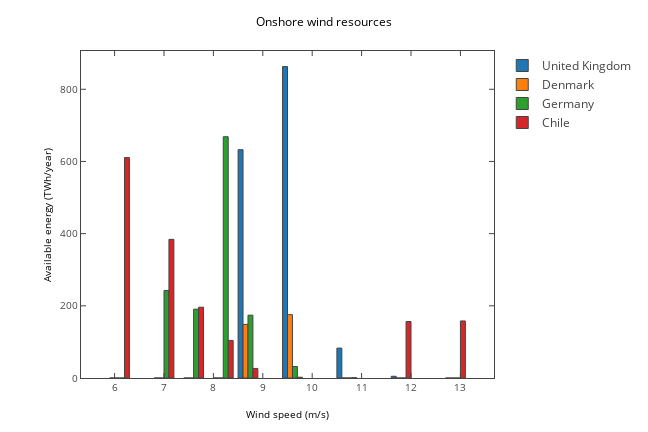

Notebook code cell kept with this figure:
### Markdown cell above
New plot with speeds

### Code cell
countries=['United Kingdom','Denmark','Germany','Chile']
mpl_fig = plt.figure(figsize=(9,6))
ax = mpl_fig.add_subplot(111)
x=[class2speed[i] for i in wind_res[countries[0]].keys()]
    
for i,country in enumerate(countries):
    y=wind_res[country].values()
    ax.bar(x,y,width=0.8)
ax.set_ylabel('Available energy (TWh/year)')
ax.set_xlabel('Wind speed (m/s)')
ax.set_title('Onshore wind resources')
plotly_fig = tls.mpl_to_plotly(mpl_fig)
for i,e in enumerate(plotly_fig['data']):
    e['name']=countries[i]
plotly_fig["layout"]["showlegend"] = True
plotly_fig["layout"]['hovermode']='x'
iplot(plotly_fig, filename='ons3')

### Figure 1 — Plotly figure (JSON) as saved in the notebook; plotly's stock layout.template omitted (floating-point values rounded to 4 significant figures)
{"data": [{"marker": {"color": "#1F77B4", "line": {"width": 1}}, "name": "United Kingdom", "opacity": 1, "orientation": "v", "type": "bar", "uid": "a45ed4e8-cf0e-11e8-9da1-b00594f12df5", "x": [6.1, 7, 7.6, 8.2, 8.7, 9.6, 10.7, 11.8, 12.9], "xaxis": "x", "y": [0, 0, 0, 0, 632.6, 862.9, 82.85, 4.77, 0], "yaxis": "y"}, {"marker": {"color": "#FF7F0E", "line": {"width": 1}}, "name": "Denmark", "opacity": 1, "orientation": "v", "type": "bar", "uid": "a463689c-cf0e-11e8-9c56-b00594f12df5", "x": [6.1, 7, 7.6, 8.2, 8.7, 9.6, 10.7, 11.8, 12.9], "xaxis": "x", "y": [0, 0, 0, 0, 148.6, 175.5, 0, 0, 0], "yaxis": "y"}, {"marker": {"color": "#2CA02C", "line": {"width": 1}}, "name": "Germany", "opacity": 1, "orientation": "v", "type": "bar", "uid": "a467fc90-cf0e-11e8-9c6d-b00594f12df5", "x": [6.1, 7, 7.6, 8.2, 8.7, 9.6, 10.7, 11.8, 12.9], "xaxis": "x", "y": [0, 242.5, 190.7, 668.5, 174.0, 31.79, 0, 0, 0], "yaxis": "y"}, {"marker": {"color": "#D62728", "line": {"width": 1}}, "name": "Chile", "opacity": 1, "orientation": "v", "type": "bar", "uid": "a46c1b40-cf0e-11e8-b6e1-b00594f12df5", "x": [6.1, 7, 7.6, 8.2, 8.7, 9.6, 10.7, 11.8, 12.9], "xaxis": "x", "y": [610.7, 384.1, 196.2, 104.1, 26.47, 2.135, 0.9379, 156.5, 158.1], "yaxis": "y"}], "layout": {"autosize": false, "height": 432, "hovermode": "x", "margin": {"b": 54, "l": 81, "pad": 0, "r": 64, "t": 51}, "showlegend": true, "title": "Onshore wind resources", "titlefont": {"color": "#000000", "size": 12}, "width": 648, "xaxis": {"anchor": "y", "domain": [0, 1], "mirror": "ticks", "nticks": 10, "range": [5.32, 13.68], "showgrid": false, "showline": true, "side": "bottom", "tickfont": {"size": 10}, "ticks": "inside", "title": "Wind speed (m/s)", "titlefont": {"color": "#000000", "size": 10}, "type": "linear", "zeroline": false}, "yaxis": {"anchor": "x", "domain": [0, 1], "mirror": "ticks", "nticks": 6, "range": [0, 906.0], "showgrid": false, "showline": true, "side": "left", "tickfont": {"size": 10}, "ticks": "inside", "title": "Available energy (TWh/year)", "titlefont": {"color": "#000000", "size": 10}, "type": "linear", "zeroline": false}}}
